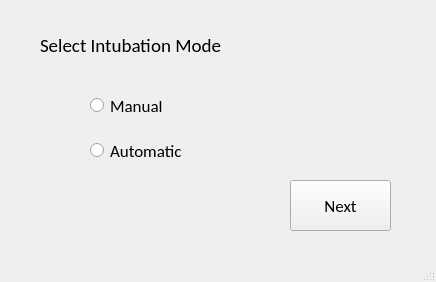
<?xml version="1.0" encoding="UTF-8"?>
<ui version="4.0">
 <class>startWindow</class>
 <widget class="QMainWindow" name="startWindow">
  <property name="geometry">
   <rect>
    <x>0</x>
    <y>0</y>
    <width>436</width>
    <height>282</height>
   </rect>
  </property>
  <property name="font">
   <font>
    <family>Calibri</family>
    <pointsize>13</pointsize>
   </font>
  </property>
  <property name="windowTitle">
   <string>Intubation Mode</string>
  </property>
  <widget class="QWidget" name="centralwidget">
   <widget class="QLabel" name="lblTopic">
    <property name="geometry">
     <rect>
      <x>40</x>
      <y>20</y>
      <width>261</width>
      <height>51</height>
     </rect>
    </property>
    <property name="font">
     <font>
      <family>Calibri</family>
      <pointsize>14</pointsize>
     </font>
    </property>
    <property name="text">
     <string>Select Intubation Mode</string>
    </property>
   </widget>
   <widget class="QRadioButton" name="rbManual">
    <property name="geometry">
     <rect>
      <x>90</x>
      <y>80</y>
      <width>121</width>
      <height>51</height>
     </rect>
    </property>
    <property name="text">
     <string>Manual</string>
    </property>
   </widget>
   <widget class="QRadioButton" name="rbAuto">
    <property name="geometry">
     <rect>
      <x>90</x>
      <y>130</y>
      <width>171</width>
      <height>41</height>
     </rect>
    </property>
    <property name="text">
     <string>Automatic</string>
    </property>
   </widget>
   <widget class="QPushButton" name="pushButton">
    <property name="geometry">
     <rect>
      <x>290</x>
      <y>180</y>
      <width>101</width>
      <height>51</height>
     </rect>
    </property>
    <property name="text">
     <string>Next</string>
    </property>
   </widget>
  </widget>
  <widget class="QStatusBar" name="statusbar"/>
 </widget>
 <resources/>
 <connections/>
</ui>
